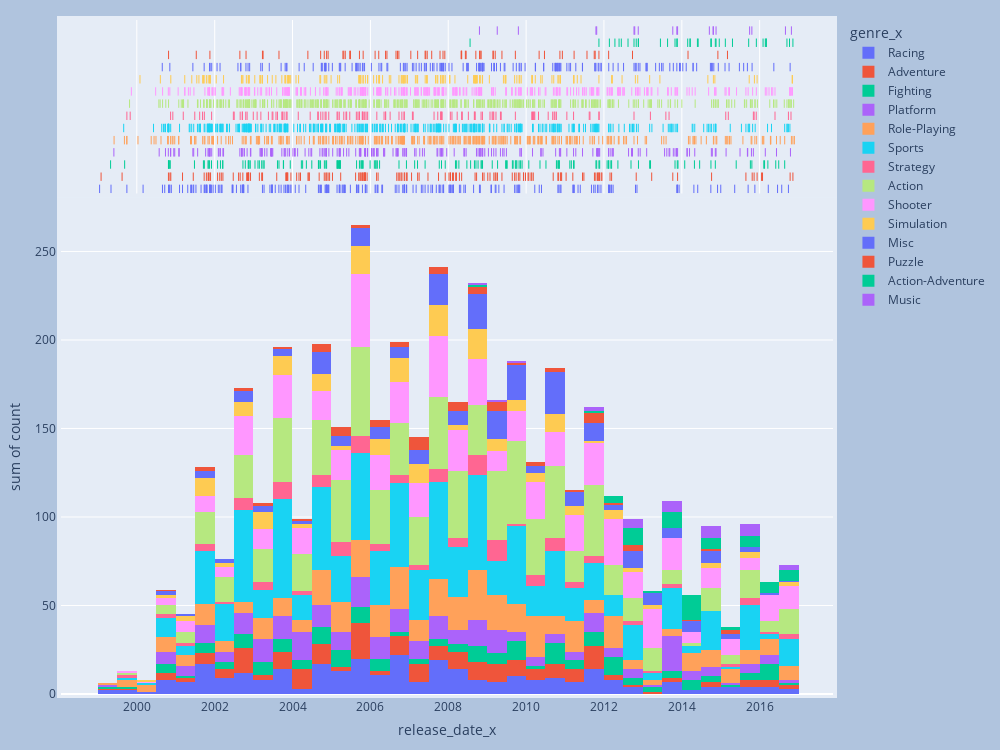

The notebook cell this image was saved under:
### Code cell
fig = px.histogram(rls_dt_genre_ct, x="release_date_x", y='count', color="genre_x", marginal="rug")
fig.update_layout(
    autosize=False,
    width=1000,
    height=750,
    margin=dict(
        l=35,
        r=10,
        b=30,
        t=20,
        pad=4
    ),
    paper_bgcolor="LightSteelBlue",
)
fig.show()

### Figure 1 — Plotly figure (JSON) as saved in the notebook; plotly's stock layout.template omitted (floating-point values rounded to 4 significant figures; data arrays with more than 128 entries replaced by an {"elided": "..."} marker saying what was removed)
{"data": [{"alignmentgroup": "True", "bingroup": "x", "histfunc": "sum", "hovertemplate": "genre_x=Racing<br>release_date_x=%{x}<br>sum of count=%{y}<extra></extra>", "legendgroup": "Racing", "marker": {"color": "#636efa"}, "name": "Racing", "offsetgroup": "Racing", "orientation": "v", "showlegend": true, "type": "histogram", "x": {"elided": "201 str values"}, "xaxis": "x", "y": {"elided": "201 int values"}, "yaxis": "y"}, {"alignmentgroup": "True", "boxpoints": "all", "fillcolor": "rgba(255,255,255,0)", "hoveron": "points", "hovertemplate": "genre_x=Racing<br>release_date_x=%{x}<extra></extra>", "jitter": 0, "legendgroup": "Racing", "line": {"color": "rgba(255,255,255,0)"}, "marker": {"color": "#636efa", "symbol": "line-ns-open"}, "name": "Racing", "offsetgroup": "Racing", "showlegend": false, "type": "box", "x": {"elided": "201 str values"}, "xaxis": "x2", "yaxis": "y2"}, {"alignmentgroup": "True", "bingroup": "x", "histfunc": "sum", "hovertemplate": "genre_x=Adventure<br>release_date_x=%{x}<br>sum of count=%{y}<extra></extra>", "legendgroup": "Adventure", "marker": {"color": "#EF553B"}, "name": "Adventure", "offsetgroup": "Adventure", "orientation": "v", "showlegend": true, "type": "histogram", "x": {"elided": "147 str values"}, "xaxis": "x", "y": {"elided": "147 int values"}, "yaxis": "y"}, {"alignmentgroup": "True", "boxpoints": "all", "fillcolor": "rgba(255,255,255,0)", "hoveron": "points", "hovertemplate": "genre_x=Adventure<br>release_date_x=%{x}<extra></extra>", "jitter": 0, "legendgroup": "Adventure", "line": {"color": "rgba(255,255,255,0)"}, "marker": {"color": "#EF553B", "symbol": "line-ns-open"}, "name": "Adventure", "offsetgroup": "Adventure", "showlegend": false, "type": "box", "x": {"elided": "147 str values"}, "xaxis": "x2", "yaxis": "y2"}, {"alignmentgroup": "True", "bingroup": "x", "histfunc": "sum", "hovertemplate": "genre_x=Fighting<br>release_date_x=%{x}<br>sum of count=%{y}<extra></extra>", "legendgroup": "Fighting", "marker": {"color": "#00cc96"}, "name": "Fighting", "offsetgroup": "Fighting", "orientation": "v", "showlegend": true, "type": "histogram", "x": {"elided": "141 str values"}, "xaxis": "x", "y": {"elided": "141 int values"}, "yaxis": "y"}, {"alignmentgroup": "True", "boxpoints": "all", "fillcolor": "rgba(255,255,255,0)", "hoveron": "points", "hovertemplate": "genre_x=Fighting<br>release_date_x=%{x}<extra></extra>", "jitter": 0, "legendgroup": "Fighting", "line": {"color": "rgba(255,255,255,0)"}, "marker": {"color": "#00cc96", "symbol": "line-ns-open"}, "name": "Fighting", "offsetgroup": "Fighting", "showlegend": false, "type": "box", "x": {"elided": "141 str values"}, "xaxis": "x2", "yaxis": "y2"}, {"alignmentgroup": "True", "bingroup": "x", "histfunc": "sum", "hovertemplate": "genre_x=Platform<br>release_date_x=%{x}<br>sum of count=%{y}<extra></extra>", "legendgroup": "Platform", "marker": {"color": "#ab63fa"}, "name": "Platform", "offsetgroup": "Platform", "orientation": "v", "showlegend": true, "type": "histogram", "x": {"elided": "203 str values"}, "xaxis": "x", "y": {"elided": "203 int values"}, "yaxis": "y"}, {"alignmentgroup": "True", "boxpoints": "all", "fillcolor": "rgba(255,255,255,0)", "hoveron": "points", "hovertemplate": "genre_x=Platform<br>release_date_x=%{x}<extra></extra>", "jitter": 0, "legendgroup": "Platform", "line": {"color": "rgba(255,255,255,0)"}, "marker": {"color": "#ab63fa", "symbol": "line-ns-open"}, "name": "Platform", "offsetgroup": "Platform", "showlegend": false, "type": "box", "x": {"elided": "203 str values"}, "xaxis": "x2", "yaxis": "y2"}, {"alignmentgroup": "True", "bingroup": "x", "histfunc": "sum", "hovertemplate": "genre_x=Role-Playing<br>release_date_x=%{x}<br>sum of count=%{y}<extra></extra>", "legendgroup": "Role-Playing", "marker": {"color": "#FFA15A"}, "name": "Role-Playing", "offsetgroup": "Role-Playing", "orientation": "v", "showlegend": true, "type": "histogram", "x": {"elided": "327 str values"}, "xaxis": "x", "y": {"elided": "327 int values"}, "yaxis": "y"}, {"alignmentgroup": "True", "boxpoints": "all", "fillcolor": "rgba(255,255,255,0)", "hoveron": "points", "hovertemplate": "genre_x=Role-Playing<br>release_date_x=%{x}<extra></extra>", "jitter": 0, "legendgroup": "Role-Playing", "line": {"color": "rgba(255,255,255,0)"}, "marker": {"color": "#FFA15A", "symbol": "line-ns-open"}, "name": "Role-Playing", "offsetgroup": "Role-Playing", "showlegend": false, "type": "box", "x": {"elided": "327 str values"}, "xaxis": "x2", "yaxis": "y2"}, {"alignmentgroup": "True", "bingroup": "x", "histfunc": "sum", "hovertemplate": "genre_x=Sports<br>release_date_x=%{x}<br>sum of count=%{y}<extra></extra>", "legendgroup": "Sports", "marker": {"color": "#19d3f3"}, "name": "Sports", "offsetgroup": "Sports", "orientation": "v", "showlegend": true, "type": "histogram", "x": {"elided": "401 str values"}, "xaxis": "x", "y": {"elided": "401 int values"}, "yaxis": "y"}, {"alignmentgroup": "True", "boxpoints": "all", "fillcolor": "rgba(255,255,255,0)", "hoveron": "points", "hovertemplate": "genre_x=Sports<br>release_date_x=%{x}<extra></extra>", "jitter": 0, "legendgroup": "Sports", "line": {"color": "rgba(255,255,255,0)"}, "marker": {"color": "#19d3f3", "symbol": "line-ns-open"}, "name": "Sports", "offsetgroup": "Sports", "showlegend": false, "type": "box", "x": {"elided": "401 str values"}, "xaxis": "x2", "yaxis": "y2"}, {"alignmentgroup": "True", "bingroup": "x", "histfunc": "sum", "hovertemplate": "genre_x=Strategy<br>release_date_x=%{x}<br>sum of count=%{y}<extra></extra>", "legendgroup": "Strategy", "marker": {"color": "#FF6692"}, "name": "Strategy", "offsetgroup": "Strategy", "orientation": "v", "showlegend": true, "type": "histogram", "x": ["1999-09-30", "1999-10-31", "2000-11-13", "2000-12-04", "2001-03-12", "2001-06-28", "2001-08-13", "2001-09-09", "2001-09-26", "2001-12-03", "2002-06-25", "2002-07-03", "2002-08-28", "2002-09-17", "2002-09-18", "2002-10-19", "2002-11-01", "2002-12-29", "2003-02-03", "2003-03-10", "2003-05-20", "2003-06-24", "2003-07-01", "2003-07-30", "2003-08-13", "2003-09-23", "2003-09-30", "2003-10-14", "2003-11-03", "2003-11-11", "2004-02-24", "2004-06-15", "2004-08-25", "2004-08-30", "2004-09-22", "2004-10-12", "2004-11-02", "2004-11-11", "2004-12-06", "2005-02-22", "2005-03-01", "2005-03-15", "2005-04-26", "2005-05-17", "2005-05-23", "2005-06-21", "2005-08-22", "2005-09-06", "2005-09-19", "2005-09-20", "2005-10-17", "2005-10-18", "2005-10-25", "2005-11-08", "2005-11-21", "2005-12-06", "2006-03-02", "2006-05-09", "2006-05-23", "2006-05-24", "2006-07-05", "2006-09-26", "2006-10-23", "2006-11-13", "2006-11-14", "2007-01-30", "2007-02-06", "2007-08-21", "2007-09-25", "2007-10-23", "2007-10-24", "2007-10-29", "2007-11-05", "2008-01-21", "2008-02-05", "2008-03-25", "2008-05-06", "2008-05-12", "2008-07-08", "2008-09-02", "2008-09-07", "2008-09-09", "2008-11-04", "2008-11-17", "2009-01-27", "2009-02-16", "2009-02-24", "2009-03-03", "2009-03-24", "2009-05-05", "2009-05-12", "2009-09-22", "2010-02-23", "2010-03-02", "2010-03-10", "2010-03-16", "2010-03-23", "2010-04-27", "2010-07-27", "2010-09-07", "2010-09-21", "2010-09-28", "2010-10-12", "2011-01-18", "2011-03-22", "2011-08-16", "2011-08-23", "2011-11-15", "2011-11-17", "2012-10-09", "2013-03-12", "2013-08-04", "2013-09-03", "2015-02-17", "2015-03-13", "2015-11-03", "2015-11-10", "2015-11-30", "2016-05-24", "2016-09-27", "2016-10-21"], "xaxis": "x", "y": [1, 1, 1, 1, 1, 1, 1, 1, 1, 1, 1, 1, 1, 1, 1, 1, 1, 1, 1, 1, 1, 1, 1, 2, 1, 1, 2, 1, 1, 1, 1, 1, 1, 1, 1, 1, 1, 1, 1, 1, 1, 2, 1, 1, 1, 1, 1, 1, 1, 1, 1, 1, 1, 1, 1, 1, 1, 1, 1, 1, 1, 1, 1, 1, 1, 2, 1, 1, 1, 2, 1, 1, 1, 1, 1, 1, 1, 1, 3, 1, 1, 1, 4, 1, 1, 1, 1, 2, 4, 1, 2, 1, 1, 1, 1, 1, 1, 1, 1, 3, 1, 1, 1, 1, 2, 1, 1, 1, 1, 2, 1, 1, 1, 1, 1, 1, 2, 1, 1, 2, 1], "yaxis": "y"}, {"alignmentgroup": "True", "boxpoints": "all", "fillcolor": "rgba(255,255,255,0)", "hoveron": "points", "hovertemplate": "genre_x=Strategy<br>release_date_x=%{x}<extra></extra>", "jitter": 0, "legendgroup": "Strategy", "line": {"color": "rgba(255,255,255,0)"}, "marker": {"color": "#FF6692", "symbol": "line-ns-open"}, "name": "Strategy", "offsetgroup": "Strategy", "showlegend": false, "type": "box", "x": ["1999-09-30", "1999-10-31", "2000-11-13", "2000-12-04", "2001-03-12", "2001-06-28", "2001-08-13", "2001-09-09", "2001-09-26", "2001-12-03", "2002-06-25", "2002-07-03", "2002-08-28", "2002-09-17", "2002-09-18", "2002-10-19", "2002-11-01", "2002-12-29", "2003-02-03", "2003-03-10", "2003-05-20", "2003-06-24", "2003-07-01", "2003-07-30", "2003-08-13", "2003-09-23", "2003-09-30", "2003-10-14", "2003-11-03", "2003-11-11", "2004-02-24", "2004-06-15", "2004-08-25", "2004-08-30", "2004-09-22", "2004-10-12", "2004-11-02", "2004-11-11", "2004-12-06", "2005-02-22", "2005-03-01", "2005-03-15", "2005-04-26", "2005-05-17", "2005-05-23", "2005-06-21", "2005-08-22", "2005-09-06", "2005-09-19", "2005-09-20", "2005-10-17", "2005-10-18", "2005-10-25", "2005-11-08", "2005-11-21", "2005-12-06", "2006-03-02", "2006-05-09", "2006-05-23", "2006-05-24", "2006-07-05", "2006-09-26", "2006-10-23", "2006-11-13", "2006-11-14", "2007-01-30", "2007-02-06", "2007-08-21", "2007-09-25", "2007-10-23", "2007-10-24", "2007-10-29", "2007-11-05", "2008-01-21", "2008-02-05", "2008-03-25", "2008-05-06", "2008-05-12", "2008-07-08", "2008-09-02", "2008-09-07", "2008-09-09", "2008-11-04", "2008-11-17", "2009-01-27", "2009-02-16", "2009-02-24", "2009-03-03", "2009-03-24", "2009-05-05", "2009-05-12", "2009-09-22", "2010-02-23", "2010-03-02", "2010-03-10", "2010-03-16", "2010-03-23", "2010-04-27", "2010-07-27", "2010-09-07", "2010-09-21", "2010-09-28", "2010-10-12", "2011-01-18", "2011-03-22", "2011-08-16", "2011-08-23", "2011-11-15", "2011-11-17", "2012-10-09", "2013-03-12", "2013-08-04", "2013-09-03", "2015-02-17", "2015-03-13", "2015-11-03", "2015-11-10", "2015-11-30", "2016-05-24", "2016-09-27", "2016-10-21"], "xaxis": "x2", "yaxis": "y2"}, {"alignmentgroup": "True", "bingroup": "x", "histfunc": "sum", "hovertemplate": "genre_x=Action<br>release_date_x=%{x}<br>sum of count=%{y}<extra></extra>", "legendgroup": "Action", "marker": {"color": "#B6E880"}, "name": "Action", "offsetgroup": "Action", "orientation": "v", "showlegend": true, "type": "histogram", "x": {"elided": "418 str values"}, "xaxis": "x", "y": {"elided": "418 int values"}, "yaxis": "y"}, {"alignmentgroup": "True", "boxpoints": "all", "fillcolor": "rgba(255,255,255,0)", "hoveron": "points", "hovertemplate": "genre_x=Action<br>release_date_x=%{x}<extra></extra>", "jitter": 0, "legendgroup": "Action", "line": {"color": "rgba(255,255,255,0)"}, "marker": {"color": "#B6E880", "symbol": "line-ns-open"}, "name": "Action", "offsetgroup": "Action", "showlegend": false, "type": "box", "x": {"elided": "418 str values"}, "xaxis": "x2", "yaxis": "y2"}, {"alignmentgroup": "True", "bingroup": "x", "histfunc": "sum", "hovertemplate": "genre_x=Shooter<br>release_date_x=%{x}<br>sum of count=%{y}<extra></extra>", "legendgroup": "Shooter", "marker": {"color": "#FF97FF"}, "name": "Shooter", "offsetgroup": "Shooter", "orientation": "v", "showlegend": true, "type": "histogram", "x": {"elided": "326 str values"}, "xaxis": "x", "y": {"elided": "326 int values"}, "yaxis": "y"}, {"alignmentgroup": "True", "boxpoints": "all", "fillcolor": "rgba(255,255,255,0)", "hoveron": "points", "hovertemplate": "genre_x=Shooter<br>release_date_x=%{x}<extra></extra>", "jitter": 0, "legendgroup": "Shooter", "line": {"color": "rgba(255,255,255,0)"}, "marker": {"color": "#FF97FF", "symbol": "line-ns-open"}, "name": "Shooter", "offsetgroup": "Shooter", "showlegend": false, "type": "box", "x": {"elided": "326 str values"}, "xaxis": "x2", "yaxis": "y2"}, {"alignmentgroup": "True", "bingroup": "x", "histfunc": "sum", "hovertemplate": "genre_x=Simulation<br>release_date_x=%{x}<br>sum of count=%{y}<extra></extra>", "legendgroup": "Simulation", "marker": {"color": "#FECB52"}, "name": "Simulation", "offsetgroup": "Simulation", "orientation": "v", "showlegend": true, "type": "histogram", "x": {"elided": "150 str values"}, "xaxis": "x", "y": {"elided": "150 int values"}, "yaxis": "y"}, {"alignmentgroup": "True", "boxpoints": "all", "fillcolor": "rgba(255,255,255,0)", "hoveron": "points", "hovertemplate": "genre_x=Simulation<br>release_date_x=%{x}<extra></extra>", "jitter": 0, "legendgroup": "Simulation", "line": {"color": "rgba(255,255,255,0)"}, "marker": {"color": "#FECB52", "symbol": "line-ns-open"}, "name": "Simulation", "offsetgroup": "Simulation", "showlegend": false, "type": "box", "x": {"elided": "150 str values"}, "xaxis": "x2", "yaxis": "y2"}, {"alignmentgroup": "True", "bingroup": "x", "histfunc": "sum", "hovertemplate": "genre_x=Misc<br>release_date_x=%{x}<br>sum of count=%{y}<extra></extra>", "legendgroup": "Misc", "marker": {"color": "#636efa"}, "name": "Misc", "offsetgroup": "Misc", "orientation": "v", "showlegend": true, "type": "histogram", "x": {"elided": "178 str values"}, "xaxis": "x", "y": {"elided": "178 int values"}, "yaxis": "y"}, {"alignmentgroup": "True", "boxpoints": "all", "fillcolor": "rgba(255,255,255,0)", "hoveron": "points", "hovertemplate": "genre_x=Misc<br>release_date_x=%{x}<extra></extra>", "jitter": 0, "legendgroup": "Misc", "line": {"color": "rgba(255,255,255,0)"}, "marker": {"color": "#636efa", "symbol": "line-ns-open"}, "name": "Misc", "offsetgroup": "Misc", "showlegend": false, "type": "box", "x": {"elided": "178 str values"}, "xaxis": "x2", "yaxis": "y2"}, {"alignmentgroup": "True", "bingroup": "x", "histfunc": "sum", "hovertemplate": "genre_x=Puzzle<br>release_date_x=%{x}<br>sum of count=%{y}<extra></extra>", "legendgroup": "Puzzle", "marker": {"color": "#EF553B"}, "name": "Puzzle", "offsetgroup": "Puzzle", "orientation": "v", "showlegend": true, "type": "histogram", "x": ["2000-10-25", "2001-07-12", "2001-11-17", "2002-08-25", "2002-10-22", "2003-03-25", "2003-03-31", "2003-08-27", "2004-05-24", "2004-09-21", "2004-10-25", "2004-11-16", "2004-11-30", "2005-04-18", "2005-04-26", "2005-05-10", "2005-06-21", "2005-06-28", "2005-09-20", "2005-10-25", "2006-02-14", "2006-03-20", "2006-05-23", "2006-06-05", "2006-08-29", "2006-09-12", "2006-09-25", "2007-01-15", "2007-03-20", "2007-05-29", "2007-06-04", "2007-06-18", "2007-07-30", "2007-10-16", "2007-11-13", "2007-11-30", "2008-05-01", "2008-05-05", "2008-05-06", "2008-06-10", "2008-06-17", "2008-09-16", "2008-10-21", "2008-10-27", "2008-11-05", "2009-02-24", "2009-02-27", "2009-03-17", "2009-05-19", "2009-09-22", "2010-05-03", "2010-06-22", "2010-11-14", "2010-12-07", "2011-03-27", "2011-07-26", "2011-10-02", "2011-10-11", "2011-11-15", "2012-02-14", "2012-09-25", "2014-02-28", "2014-12-05", "2015-03-05"], "xaxis": "x", "y": [1, 1, 1, 1, 1, 1, 1, 1, 1, 1, 2, 1, 1, 1, 1, 1, 1, 1, 1, 1, 1, 1, 1, 1, 1, 1, 1, 1, 3, 1, 1, 1, 1, 1, 1, 1, 1, 1, 1, 1, 1, 1, 1, 1, 1, 1, 1, 2, 1, 1, 1, 1, 1, 1, 1, 2, 1, 1, 2, 1, 3, 1, 1, 2], "yaxis": "y"}, {"alignmentgroup": "True", "boxpoints": "all", "fillcolor": "rgba(255,255,255,0)", "hoveron": "points", "hovertemplate": "genre_x=Puzzle<br>release_date_x=%{x}<extra></extra>", "jitter": 0, "legendgroup": "Puzzle", "line": {"color": "rgba(255,255,255,0)"}, "marker": {"color": "#EF553B", "symbol": "line-ns-open"}, "name": "Puzzle", "offsetgroup": "Puzzle", "showlegend": false, "type": "box", "x": ["2000-10-25", "2001-07-12", "2001-11-17", "2002-08-25", "2002-10-22", "2003-03-25", "2003-03-31", "2003-08-27", "2004-05-24", "2004-09-21", "2004-10-25", "2004-11-16", "2004-11-30", "2005-04-18", "2005-04-26", "2005-05-10", "2005-06-21", "2005-06-28", "2005-09-20", "2005-10-25", "2006-02-14", "2006-03-20", "2006-05-23", "2006-06-05", "2006-08-29", "2006-09-12", "2006-09-25", "2007-01-15", "2007-03-20", "2007-05-29", "2007-06-04", "2007-06-18", "2007-07-30", "2007-10-16", "2007-11-13", "2007-11-30", "2008-05-01", "2008-05-05", "2008-05-06", "2008-06-10", "2008-06-17", "2008-09-16", "2008-10-21", "2008-10-27", "2008-11-05", "2009-02-24", "2009-02-27", "2009-03-17", "2009-05-19", "2009-09-22", "2010-05-03", "2010-06-22", "2010-11-14", "2010-12-07", "2011-03-27", "2011-07-26", "2011-10-02", "2011-10-11", "2011-11-15", "2012-02-14", "2012-09-25", "2014-02-28", "2014-12-05", "2015-03-05"], "xaxis": "x2", "yaxis": "y2"}, {"alignmentgroup": "True", "bingroup": "x", "histfunc": "sum", "hovertemplate": "genre_x=Action-Adventure<br>release_date_x=%{x}<br>sum of count=%{y}<extra></extra>", "legendgroup": "Action-Adventure", "marker": {"color": "#00cc96"}, "name": "Action-Adventure", "offsetgroup": "Action-Adventure", "orientation": "v", "showlegend": true, "type": "histogram", "x": ["2008-07-24", "2011-11-15", "2012-02-21", "2012-04-13", "2012-05-22", "2012-06-12", "2012-08-14", "2012-10-09", "2012-10-30", "2012-11-18", "2012-11-20", "2013-06-14", "2013-08-20", "2013-10-29", "2013-11-15", "2013-11-19", "2014-02-25", "2014-03-18", "2014-03-21", "2014-05-27", "2014-06-03", "2014-09-30", "2014-10-05", "2014-11-11", "2014-11-18", "2014-12-18", "2015-02-13", "2015-04-21", "2015-09-20", "2015-12-01", "2016-02-02", "2016-02-23", "2016-03-01", "2016-03-04", "2016-09-13", "2016-10-07", "2016-11-08"], "xaxis": "x", "y": [1, 1, 1, 1, 1, 1, 3, 1, 2, 1, 3, 1, 4, 3, 1, 1, 3, 4, 1, 3, 3, 2, 1, 1, 1, 1, 1, 1, 3, 3, 2, 2, 1, 1, 1, 4, 1], "yaxis": "y"}, {"alignmentgroup": "True", "boxpoints": "all", "fillcolor": "rgba(255,255,255,0)", "hoveron": "points", "hovertemplate": "genre_x=Action-Adventure<br>release_date_x=%{x}<extra></extra>", "jitter": 0, "legendgroup": "Action-Adventure", "line": {"color": "rgba(255,255,255,0)"}, "marker": {"color": "#00cc96", "symbol": "line-ns-open"}, "name": "Action-Adventure", "offsetgroup": "Action-Adventure", "showlegend": false, "type": "box", "x": ["2008-07-24", "2011-11-15", "2012-02-21", "2012-04-13", "2012-05-22", "2012-06-12", "2012-08-14", "2012-10-09", "2012-10-30", "2012-11-18", "2012-11-20", "2013-06-14", "2013-08-20", "2013-10-29", "2013-11-15", "2013-11-19", "2014-02-25", "2014-03-18", "2014-03-21", "2014-05-27", "2014-06-03", "2014-09-30", "2014-10-05", "2014-11-11", "2014-11-18", "2014-12-18", "2015-02-13", "2015-04-21", "2015-09-20", "2015-12-01", "2016-02-02", "2016-02-23", "2016-03-01", "2016-03-04", "2016-09-13", "2016-10-07", "2016-11-08"], "xaxis": "x2", "yaxis": "y2"}, {"alignmentgroup": "True", "bingroup": "x", "histfunc": "sum", "hovertemplate": "genre_x=Music<br>release_date_x=%{x}<br>sum of count=%{y}<extra></extra>", "legendgroup": "Music", "marker": {"color": "#ab63fa"}, "name": "Music", "offsetgroup": "Music", "orientation": "v", "showlegend": true, "type": "histogram", "x": ["2008-10-20", "2009-04-05", "2009-10-20", "2011-10-18", "2011-10-25", "2012-10-09", "2012-10-16", "2012-11-18", "2013-10-08", "2013-11-15", "2013-11-22", "2014-09-16", "2014-10-21", "2014-10-24", "2014-11-18", "2015-09-29", "2015-10-20", "2016-08-30", "2016-10-25"], "xaxis": "x", "y": [1, 1, 1, 1, 1, 3, 1, 1, 4, 1, 1, 1, 3, 1, 2, 1, 6, 2, 1], "yaxis": "y"}, {"alignmentgroup": "True", "boxpoints": "all", "fillcolor": "rgba(255,255,255,0)", "hoveron": "points", "hovertemplate": "genre_x=Music<br>release_date_x=%{x}<extra></extra>", "jitter": 0, "legendgroup": "Music", "line": {"color": "rgba(255,255,255,0)"}, "marker": {"color": "#ab63fa", "symbol": "line-ns-open"}, "name": "Music", "offsetgroup": "Music", "showlegend": false, "type": "box", "x": ["2008-10-20", "2009-04-05", "2009-10-20", "2011-10-18", "2011-10-25", "2012-10-09", "2012-10-16", "2012-11-18", "2013-10-08", "2013-11-15", "2013-11-22", "2014-09-16", "2014-10-21", "2014-10-24", "2014-11-18", "2015-09-29", "2015-10-20", "2016-08-30", "2016-10-25"], "xaxis": "x2", "yaxis": "y2"}], "layout": {"autosize": false, "barmode": "relative", "height": 750, "legend": {"title": {"text": "genre_x"}, "tracegroupgap": 0}, "margin": {"b": 30, "l": 35, "pad": 4, "r": 10, "t": 20}, "paper_bgcolor": "LightSteelBlue", "width": 1000, "xaxis": {"anchor": "y", "autorange": true, "domain": [0, 1], "range": ["1998-01-19 20:00", "2017-11-19 04:00"], "title": {"text": "release_date_x"}, "type": "date"}, "xaxis2": {"anchor": "y2", "autorange": true, "domain": [0, 1], "matches": "x", "range": ["1998-01-19 20:00", "2017-11-19 04:00"], "showgrid": true, "showticklabels": false, "type": "date"}, "yaxis": {"anchor": "x", "autorange": true, "domain": [0, 0.7326], "range": [0, 278.9], "title": {"text": "sum of count"}, "type": "linear"}, "yaxis2": {"anchor": "x2", "autorange": true, "domain": [0.7426, 1], "matches": "y2", "range": [-0.746, 13.5], "showgrid": false, "showline": false, "showticklabels": false, "ticks": "", "type": "category"}}}
